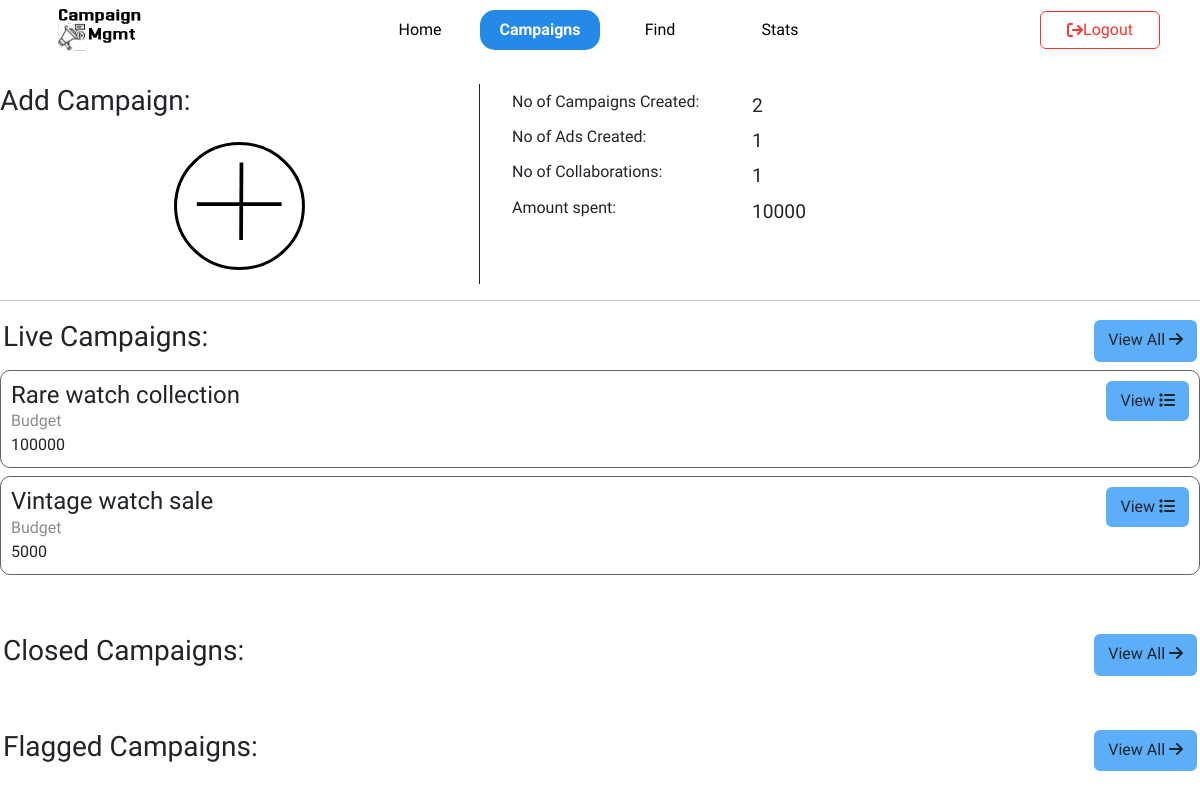
Page /campaign/sponsor (signed in) on the committed database.
### model.py (models this page shows)
class Campaign(db.Model):
    id = db.Column(db.Integer, primary_key=True, autoincrement=True)
    spon_id = db.Column(db.Integer, db.ForeignKey('sponsor.id'), nullable=False)
    name = db.Column(db.String(80), nullable=False)
    budget = db.Column(db.Integer, nullable=False)
    desc = db.Column(db.String(255))
    category = db.Column(db.String(50))
    status = db.Column(db.String(20))
    start_date = db.Column(db.Date, nullable=True)
    end_date = db.Column(db.Date, nullable=True)
    goal_users = db.Column(db.String(80))
    is_flagged = db.Column(db.Boolean)
    ads = db.relationship('Ad', backref='campaign', lazy=True, cascade='all, delete-orphan')
    ad_requests = db.relationship('Ad_request', backref='campaign', lazy=True, cascade='all, delete-orphan')

### routes_spon.py (the view)
@app.route('/campaign/sponsor')
@sponsor_required
def spon_campaigns():
    current_date = date.today()
    spon=Sponsor.query.filter_by(id=session['userId']).first()
    live_camp=Campaign.query.filter(Campaign.spon_id==spon.id,Campaign.start_date < current_date, Campaign.end_date > current_date).all()
    closed_camp=Campaign.query.filter(Campaign.spon_id==spon.id, Campaign.end_date < current_date, Campaign.is_flagged.is_(False)).all()
    flagged_camp=Campaign.query.filter(Campaign.spon_id==spon.id, Campaign.is_flagged == True).all()
    no_of_ads = Ad.query.filter_by(spon_id=spon.id).count()
    no_of_collabs = Ad.query.filter_by(spon_id=spon.id).distinct(Ad.influ_id).count()
    no_of_camps = Campaign.query.filter_by(spon_id=spon.id).count()
    total_amount_spent = Ad.query.with_entities(func.sum(Ad.amount)).filter_by(spon_id=spon.id).scalar()
    return render_template('sponsor/campaigns.html', active='campaigns',live_campaigns=live_camp, closed_campaigns=closed_camp, flagged_camp=flagged_camp
                        , no_of_ads=no_of_ads, no_of_collabs=no_of_collabs, total_amount_spent=total_amount_spent,no_of_camps=no_of_camps)

### wrappers.py (called while the page is built)
def login_required(func):
    @wraps(func)
    def wrapper(*args, **kwargs):
        if 'username' not in session:
            flash("You need to login first","danger")
            return redirect(url_for('login'))
        retrieve_user()
        if not user:
            session.clear()
            return redirect(url_for('login'))
        return func(*args, **kwargs)
    return wrapper

def retrieve_user():
    global user
    user = User.query.filter_by(username=session['username']).first()

def sponsor_required(func):
    @wraps(func)
    @login_required
    def wrapper(*args, **kwargs):
        if user.username != session['username'] or user.role != session['role'] or user.role != 'sponsor':
            session.clear()
            flash("Not authorized","danger")
            return redirect(url_for('login'))
        return func(*args, **kwargs)
    return wrapper

### templates/sponsor/campaigns.html (shortened to what this page needs)
{% extends 'layout_inner.html' %}
{% block content %}
<br>
<div style="display: flex; height: 200px;">
    <div class="add_campaign" >
        <h3>Add Campaign:</h3>
        <a class="add_button center_item" href="{{url_for('add_campaigns')}}">
            <img src="../../static/add_icon.svg" alt="" class="center_item">
        </a>
    </div>
    <div class="info">
        <div class="fields">
            <h6>No of Campaigns Created: </h6>
            <p class="value">{{no_of_camps}}</p>
        </div>
        <div class="fields">
            <h6>No of Ads Created: </h6>
            <p class="value">{{no_of_ads}}</p>
        </div>
        <div class="fields">
            <h6>No of Collaborations: </h6>
            <p class="value">{{no_of_collabs}}</p>
        </div>
        <div class="fields">
            <h6>Amount spent: </h6>
            <p class="value">{{total_amount_spent | default(0)}}</p>
        </div>
    </div>
</div>
<hr>
    <div class="campaigns">
    <div class="title_n_view">
        <h3>Live Campaigns:</h3>
        <a href="" class="btn">View All <i class="fa fa-arrow-right" aria-hidden="true"></i></a>
    </div>
    {% for camp in live_campaigns %}
    <div class="cust_card">
        <div class="cust_card_body" style="width: 50%;">
            <h4 class="card-title">{{camp.name}}</h4>
            <p class="p_label" >Budget</p>
            <p class="card-text">{{camp.budget}}</p>
        </div>
        <div class="cust_card_body_right center-item">
            <a href="{{url_for('spon_view_camp',camp_id=camp.id)}}" class="btn">View <i class="fa fa-list" aria-hidden="true"></i></a>
        </div>
    </div>
    {% endfor %}
    <br>
    <br>
    <div class="title_n_view">
        <h3>Closed Campaigns:</h3>
        <a href="" class="btn">View All <i class="fa fa-arrow-right" aria-hidden="true"></i></a>
    </div>
    <br>
    <br>
    <div class="title_n_view">
        <h3>Flagged Campaigns:</h3>
        <a href="" class="btn">View All <i class="fa fa-arrow-right" aria-hidden="true"></i></a>
    </div>
</div>
{% endblock %}

### static/universal_styles.css (style rules this page uses)
.center_item { display: flex; align-items: center; justify-content: center; }
.btn { background-color: #5daef8; border: 2px solid #5daef8; }
html, body { font-family: "Josefin Sans", sans-serif; font-optical-sizing: auto; }
.cust_card { border: 1px solid rgba(0, 0, 0, 0.614); border-radius: 10px; padding: 10px; display: flex !important; flex-direction: row; width: 100% !important; margin: 5px 0 8px 0 }
.cust_card_body { flex-grow: 1; }
.cust_card_body_right { margin-left:auto }
.title_n_view { display: flex; padding: 3px; border-radius: 5px; }
.title_n_view>h3 { flex-grow: 1; }
.p_label { color: rgba(0, 0, 0, 0.453); margin-bottom: 0 !important; }

### templates/sponsor/campaigns.html (style rules this page uses)
.add_campaign { width: 40%; border-right: 1px solid; }
.add_button { width: 100%; height: 80%; border: none; color: none; }
.add_button > img { border-radius: 15px; width: 80%; height: 80%; }
.info { margin-left: 2rem; }
.info > .fields { display: flex; padding: .5rem 0 .5rem 0; }
.info > .fields > h6 { margin-bottom: 0 !important; }
.info > .fields .value { margin-left: 15rem; font-size: larger; position: absolute; }

### rows in the picture
Campaign: name "Rare watch collection", budget "100000"
Campaign: name "Vintage watch sale", budget "5000"

### other values in the picture
{{ no_of_camps }} "2"
{{ no_of_ads }} "1"
{{ no_of_collabs }} "1"
{{ total_amount_spent | default(0) }} "10000"
